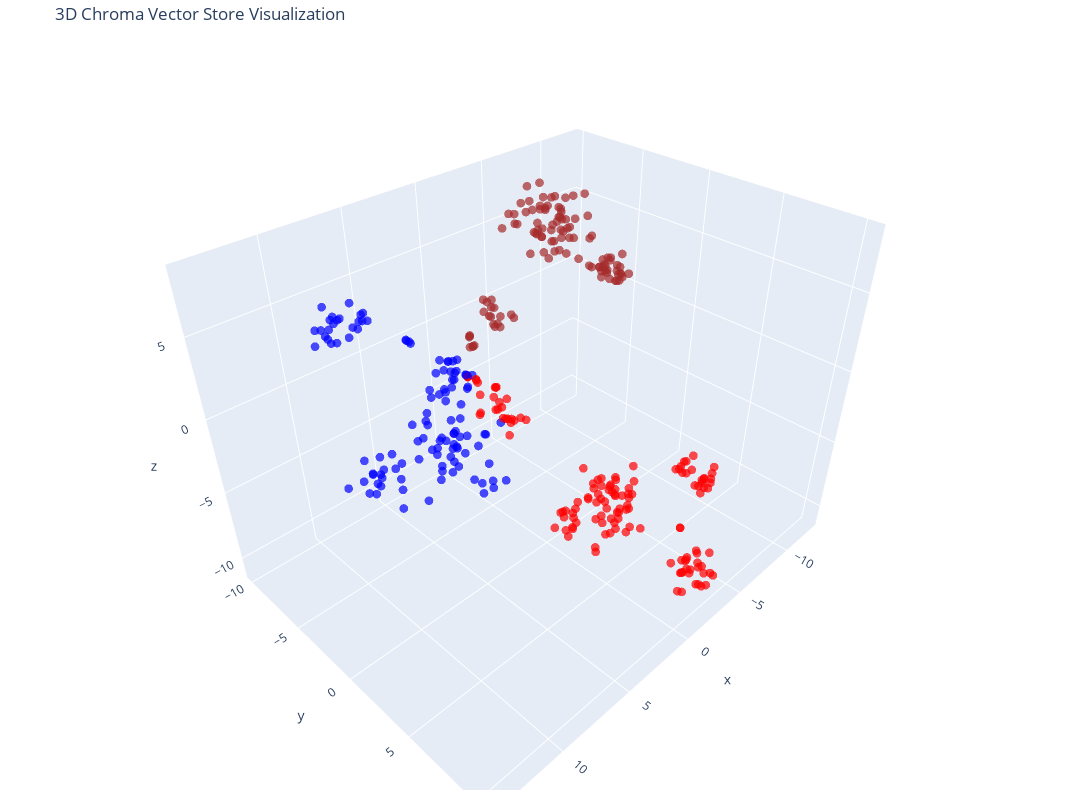

Notebook source saved alongside this figure:
### Code cell
# Create the 3D scatter plot
fig = go.Figure(data=[go.Scatter3d(
    x=reduced_vectors[:, 0],
    y=reduced_vectors[:, 1],
    z=reduced_vectors[:, 2],
    mode='markers',
    marker=dict(size=3, color=colors, opacity=0.7),
)])

fig.update_layout(
    title='3D Chroma Vector Store Visualization',
    scene=dict(xaxis_title='x', yaxis_title='y', zaxis_title='z'),
    width=1200,
    height=800,
    margin=dict(r=20, b=10, l=10, t=40)
)

fig.show()

### Figure 1 — Plotly figure (JSON) as saved in the notebook; plotly's stock layout.template omitted (floating-point values rounded to 4 significant figures; data arrays with more than 128 entries replaced by an {"elided": "..."} marker saying what was removed)
{"data": [{"marker": {"color": {"elided": "367 str values"}, "opacity": 0.7, "size": 3}, "mode": "markers", "type": "scatter3d", "x": {"elided": "367 float values"}, "y": {"elided": "367 float values"}, "z": {"elided": "367 float values"}}], "layout": {"height": 800, "margin": {"b": 10, "l": 10, "r": 20, "t": 40}, "scene": {"xaxis": {"title": {"text": "x"}}, "yaxis": {"title": {"text": "y"}}, "zaxis": {"title": {"text": "z"}}}, "title": {"text": "3D Chroma Vector Store Visualization"}, "width": 1200}}
